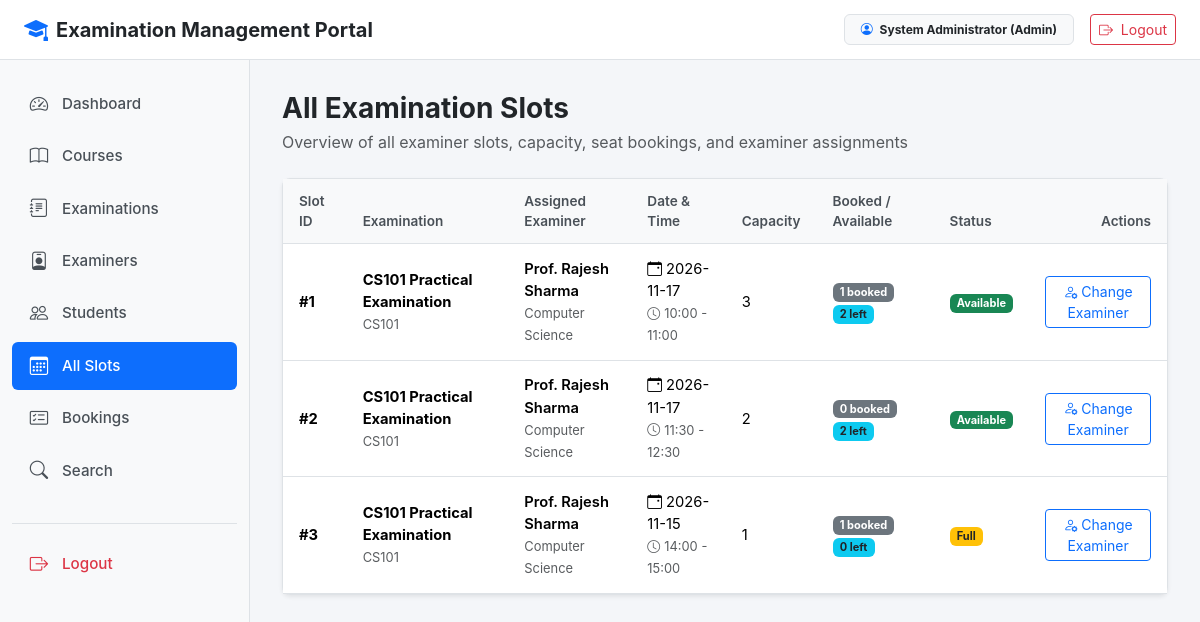
The page /admin/slots (signed in) on the database its author committed.
### models.py (models this page shows, shortened)
class User(db.Model, UserMixin):
    id = db.Column(db.Integer, primary_key=True)
    username = db.Column(db.String(80), unique=True, nullable=False)
    email = db.Column(db.String(120), unique=True, nullable=False)
    password_hash = db.Column(db.String(255), nullable=False)
    name = db.Column(db.String(100), nullable=False)
    phone = db.Column(db.String(20))
    department = db.Column(db.String(100))
    role = db.Column(db.String(20), nullable=False, default='student')
    status = db.Column(db.String(20), nullable=False, default='active')
    created_at = db.Column(db.DateTime, default=datetime.utcnow)
    @property
    def is_active(self):
        return self.status not in ['deactivated', 'rejected']
    @property
    def is_admin(self):
        return self.role == 'admin'

class Slot(db.Model):
    id = db.Column(db.Integer, primary_key=True)
    examination_id = db.Column(db.Integer, db.ForeignKey('examination.id'), nullable=False)
    examiner_id = db.Column(db.Integer, db.ForeignKey('user.id'), nullable=False)
    date = db.Column(db.Date, nullable=False)
    start_time = db.Column(db.String(10), nullable=False)
    end_time = db.Column(db.String(10), nullable=False)
    max_capacity = db.Column(db.Integer, nullable=False, default=1)
    available_seats = db.Column(db.Integer, nullable=False, default=1)
    status = db.Column(db.String(20), nullable=False, default='Available')
    created_at = db.Column(db.DateTime, default=datetime.utcnow)
    examiner = db.relationship('User', foreign_keys=[examiner_id], backref='examiner_slots')
    bookings = db.relationship('Booking', backref='slot', cascade='all, delete-orphan', lazy=True)
    @property
    def booked_count(self):
        return sum(1 for b in self.bookings if b.status != 'Cancelled')

class Examination(db.Model):
    id = db.Column(db.Integer, primary_key=True)
    course_id = db.Column(db.Integer, db.ForeignKey('course.id'), nullable=False)
    name = db.Column(db.String(150), nullable=False)
    exam_type = db.Column(db.String(50), nullable=False, default='Viva')
    duration = db.Column(db.Integer, nullable=False, default=30)
    max_marks = db.Column(db.Integer, nullable=False, default=100)
    slot_creation_start_date = db.Column(db.Date, nullable=False)
    slot_creation_end_date = db.Column(db.Date, nullable=False)
    slot_booking_start_date = db.Column(db.Date, nullable=False)
    slot_booking_end_date = db.Column(db.Date, nullable=False)
    status = db.Column(db.String(30), nullable=False, default='Draft')
    created_at = db.Column(db.DateTime, default=datetime.utcnow)
    rubrics = db.relationship('Rubric', backref='examination', cascade='all, delete-orphan', lazy=True)
    slots = db.relationship('Slot', backref='examination', cascade='all, delete-orphan', lazy=True)

class Course(db.Model):
    id = db.Column(db.Integer, primary_key=True)
    course_code = db.Column(db.String(20), unique=True, nullable=False)
    course_name = db.Column(db.String(150), nullable=False)
    description = db.Column(db.Text)
    status = db.Column(db.String(20), nullable=False, default='Active')
    created_at = db.Column(db.DateTime, default=datetime.utcnow)
    examinations = db.relationship('Examination', backref='course', cascade='all, delete-orphan', lazy=True)

class Booking(db.Model):
    id = db.Column(db.Integer, primary_key=True)
    student_id = db.Column(db.Integer, db.ForeignKey('user.id'), nullable=False)
    slot_id = db.Column(db.Integer, db.ForeignKey('slot.id'), nullable=False)
    booking_date = db.Column(db.DateTime, default=datetime.utcnow)
    status = db.Column(db.String(20), nullable=False, default='Booked')
    student = db.relationship('User', foreign_keys=[student_id], backref='student_bookings')
    evaluation = db.relationship('Evaluation', backref='booking', uselist=False, cascade='all, delete-orphan')

### admin.py (the view)
@app.route('/admin/slots')
@admin_required
def admin_slots():
    slots = Slot.query.order_by(Slot.date.desc(), Slot.start_time.asc()).all()
    return render_template('admin/slots.html', slots=slots)

### admin.py (called while the page is built)
def admin_required(function):
    @wraps(function)
    def wrapper(*args, **kwargs):
        if not current_user.is_authenticated:
            return redirect(url_for('login'))
        if not current_user.is_admin:
            flash('Admin access required.', 'danger')
            return redirect(url_for('index'))
        if current_user.status != 'active':
            logout_user()
            flash('Access denied. Account is inactive.', 'danger')
            return redirect(url_for('login'))
        return function(*args, **kwargs)
    return wrapper

### app.py (called while the page is built)
@login_manager.user_loader
def load_user(user_id):
    try:
        user = db.session.get(User, int(user_id))
        if user and user.status in ['deactivated', 'rejected']:
            return None
        return user
    except (ValueError, TypeError):
        return None

### templates/admin/slots.html (shortened to what this page needs)
{% extends "base.html" %}
{% block content %}
<div class="d-flex justify-content-between align-items-center mb-4">
    <div>
        <h3 class="fw-bold mb-1">All Examination Slots</h3>
        <p class="text-muted mb-0">Overview of all examiner slots, capacity, seat bookings, and examiner assignments</p>
    </div>
</div>
<div class="card shadow-sm">
    <div class="card-body p-0">
        <div class="table-responsive">
            <table class="table table-hover mb-0">
                <thead>
                    <tr>
                        <th>Slot ID</th>
                        <th>Examination</th>
                        <th>Assigned Examiner</th>
                        <th>Date & Time</th>
                        <th>Capacity</th>
                        <th>Booked / Available</th>
                        <th>Status</th>
                        <th class="text-end">Actions</th>
                    </tr>
                </thead>
                <tbody>
                    {% if slots %}
                        {% for slot in slots %}
                        <tr>
                            <td><strong>#{{ slot.id }}</strong></td>
                            <td>
                                <span class="fw-bold">{{ slot.examination.name }}</span><br>
                                <small class="text-muted">{{ slot.examination.course.course_code }}</small>
                            </td>
                            <td>
                                <span class="fw-semibold">{{ slot.examiner.name }}</span><br>
                                <small class="text-muted">{{ slot.examiner.department or 'General' }}</small>
                            </td>
                            <td>
                                <i class="bi bi-calendar-event me-1"></i>{{ slot.date.strftime('%Y-%m-%d') }}<br>
                                <small class="text-muted"><i class="bi bi-clock me-1"></i>{{ slot.start_time }} - {{ slot.end_time }}</small>
                            </td>
                            <td>{{ slot.max_capacity }}</td>
                            <td>
                                <span class="badge bg-secondary">{{ slot.booked_count }} booked</span>
                                <span class="badge bg-info text-dark">{{ slot.available_seats }} left</span>
                            </td>
                            <td>
                                {% if slot.status == 'Available' %}
                                <span class="badge bg-success">Available</span>
                                {% elif slot.status == 'Full' %}
                                <span class="badge bg-warning text-dark">Full</span>
                                {% else %}
                                <span class="badge bg-secondary">{{ slot.status }}</span>
                                {% endif %}
                            </td>
                            <td class="text-end">
                                <a href="{{ url_for('change_slot_examiner', slot_id=slot.id) }}" class="btn btn-sm btn-outline-primary">
                                    <i class="bi bi-person-gear"></i> Change Examiner
                                </a>
                            </td>
                        </tr>
                        {% endfor %}
                    {% else %}
                        <tr>
                            <td colspan="8" class="text-center py-4 text-muted">No examination slots created yet.</td>
                        </tr>
                    {% endif %}
                </tbody>
            </table>
        </div>
    </div>
</div>
{% endblock %}

### templates/base.html (shortened to what this page needs)
<!DOCTYPE html>
<html lang="en">
<head>
    <link href="https://cdn.jsdelivr.net/npm/bootstrap@5.3.2/dist/css/bootstrap.min.css" rel="stylesheet">
    <link href="https://cdn.jsdelivr.net/npm/bootstrap-icons@1.11.1/font/bootstrap-icons.css" rel="stylesheet">
</head>
<body>
    <nav class="top-navbar">
        <div class="d-flex align-items-center">
            <a href="{{ url_for('index') }}" class="text-decoration-none text-dark d-flex align-items-center gap-2">
                <i class="bi bi-mortarboard-fill text-primary fs-4"></i>
                <span class="fw-bold fs-5">Examination Management Portal</span>
            </a>
        </div>
        <div class="d-flex align-items-center gap-3">
            {% if current_user.is_authenticated %}
            <span class="badge bg-light text-dark border px-3 py-2">
                <i class="bi bi-person-circle me-1 text-primary"></i>
                {{ current_user.name }} ({{ current_user.role|capitalize }})
            </span>
            <a href="{{ url_for('logout') }}" class="btn btn-outline-danger btn-sm">
                <i class="bi bi-box-arrow-right me-1"></i> Logout
            </a>
            {% else %}
            <a href="{{ url_for('login') }}" class="btn btn-outline-primary btn-sm px-3">Login</a>
            <a href="{{ url_for('register') }}" class="btn btn-primary btn-sm px-3">Register</a>
            {% endif %}
        </div>
    </nav>
    {% if current_user.is_authenticated %}
    <div class="sidebar">
        <ul class="nav flex-column">
            {% if current_user.is_admin %}
            <li class="nav-item">
                <a class="nav-link {% if request.endpoint == 'admin_dashboard' %}active{% endif %}" href="{{ url_for('admin_dashboard') }}">
                    <i class="bi bi-speedometer2"></i> Dashboard
                </a>
            </li>
            <li class="nav-item">
                <a class="nav-link {% if request.endpoint in ['admin_courses', 'new_course', 'edit_course'] %}active{% endif %}" href="{{ url_for('admin_courses') }}">
                    <i class="bi bi-book"></i> Courses
                </a>
            </li>
            <li class="nav-item">
                <a class="nav-link {% if request.endpoint in ['admin_examinations', 'new_examination', 'edit_examination', 'admin_rubrics', 'new_rubric', 'edit_rubric'] %}active{% endif %}" href="{{ url_for('admin_examinations') }}">
                    <i class="bi bi-journal-text"></i> Examinations
                </a>
            </li>
            <li class="nav-item">
                <a class="nav-link {% if request.endpoint == 'admin_examiners' %}active{% endif %}" href="{{ url_for('admin_examiners') }}">
                    <i class="bi bi-person-badge"></i> Examiners
                </a>
            </li>
            <li class="nav-item">
                <a class="nav-link {% if request.endpoint == 'admin_students' %}active{% endif %}" href="{{ url_for('admin_students') }}">
                    <i class="bi bi-people"></i> Students
                </a>
            </li>
            <li class="nav-item">
                <a class="nav-link {% if request.endpoint in ['admin_slots', 'change_slot_examiner'] %}active{% endif %}" href="{{ url_for('admin_slots') }}">
                    <i class="bi bi-calendar3"></i> All Slots
                </a>
            </li>
            <li class="nav-item">
                <a class="nav-link {% if request.endpoint in ['admin_bookings', 'reschedule_booking'] %}active{% endif %}" href="{{ url_for('admin_bookings') }}">
                    <i class="bi bi-card-checklist"></i> Bookings
                </a>
            </li>
            <li class="nav-item">
                <a class="nav-link {% if request.endpoint == 'admin_search' %}active{% endif %}" href="{{ url_for('admin_search') }}">
                    <i class="bi bi-search"></i> Search
                </a>
            </li>
            {% endif %}
            <li class="nav-item mt-4 pt-3 border-top">
                <a class="nav-link text-danger" href="{{ url_for('logout') }}">
                    <i class="bi bi-box-arrow-right"></i> Logout
                </a>
            </li>
        </ul>
    </div>
    <main class="main-wrapper">
        {% block content %}{% endblock %}
    </main>
    {% endif %}
</body>
</html>

### templates/base.html (style rules this page uses)
:root { --primary-color: #0d6efd; --sidebar-width: 250px; --sidebar-bg: #f8f9fa; --border-color: #dee2e6; }
body { font-family: -apple-system, BlinkMacSystemFont, "Segoe UI", Roboto, "Helvetica Neue", Arial, sans-serif; background-color: #f4f6f9; color: #212529; margin: 0; padding: 0; }
.top-navbar { height: 60px; background-color: #ffffff; border-bottom: 1px solid var(--border-color); position: fixed; top: 0; left: 0; right: 0; z-index: 1030; display: flex; align-items: center; justify-content: space-between; padding: 0 1.5rem; }
.sidebar { width: var(--sidebar-width); background-color: var(--sidebar-bg); border-right: 1px solid var(--border-color); position: fixed; top: 60px; bottom: 0; left: 0; z-index: 1020; padding: 1.25rem 0.75rem; overflow-y: auto; }
.sidebar .nav-link { display: flex; align-items: center; padding: 0.65rem 1rem; color: #495057; border-radius: 6px; font-weight: 500; font-size: 0.95rem; margin-bottom: 0.25rem; text-decoration: none; }
.sidebar .nav-link i { font-size: 1.15rem; margin-right: 0.75rem; width: 22px; text-align: center; }
.sidebar .nav-link.active { color: #ffffff; background-color: var(--primary-color); }
.main-wrapper { margin-top: 60px; margin-left: var(--sidebar-width); padding: 2rem; min-height: calc(100vh - 60px); }
.card { border: 1px solid var(--border-color); border-radius: 8px; box-shadow: 0 1px 3px rgba(0, 0, 0, 0.05); background-color: #ffffff; }
.table { vertical-align: middle; }
.table thead th { background-color: #f8f9fa; color: #495057; font-size: 0.85rem; font-weight: 600; border-bottom: 1px solid var(--border-color); padding: 0.75rem 1rem; }
.table tbody td { padding: 0.85rem 1rem; border-bottom: 1px solid var(--border-color); font-size: 0.92rem; }

### rows shown on the page
User: name "System Administrator", role "Admin"
Slot: id "1", examination.name "CS101 Practical Examination", examination.course.course_code "CS101", examiner.name "Prof. Rajesh Sharma", examiner "Computer Science", date "2026-11-17", start_time "10:00", end_time "11:00", max_capacity "3", booked_count "1", available_seats "2", status "Available"
Slot: id "2", examination.name "CS101 Practical Examination", examination.course.course_code "CS101", examiner.name "Prof. Rajesh Sharma", examiner "Computer Science", date "2026-11-17", start_time "11:30", end_time "12:30", max_capacity "2", booked_count "0", available_seats "2", status "Available"
Slot: id "3", examination.name "CS101 Practical Examination", examination.course.course_code "CS101", examiner.name "Prof. Rajesh Sharma", examiner "Computer Science", date "2026-11-15", start_time "14:00", end_time "15:00", max_capacity "1", booked_count "1", available_seats "0", status "Full"
